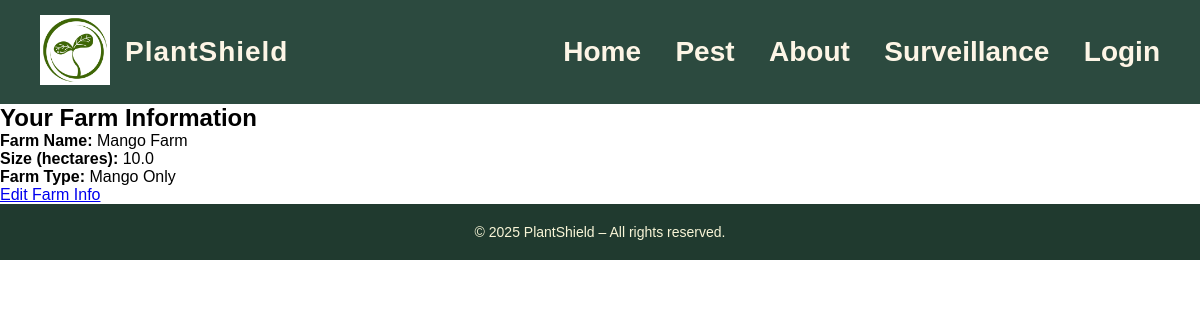
The page /farm/ (signed in) on the database its author committed.
### pest_web/models.py (models this page shows, shortened)
class Farm(models.Model):
    grower = models.OneToOneField(User, on_delete=models.CASCADE)
    farm_name = models.CharField(max_length=200)
    size_in_hectares = models.FloatField()
    farm_type = models.CharField(max_length=200)

### pest_web/views.py (the view)
# urls.py: path('farm/', views.farm_profile, name='pests/farm_profile'),
@login_required
def farm_profile(request):
    farm = get_object_or_404(Farm, grower=request.user)
    return render(request, 'pests/farm_profile.html', {'farm': farm})

### pest_web/templates/pests/farm_profile.html
{% extends "pests/base.html" %}
{% block content %}
<h2>Your Farm Information</h2>
<p><strong>Farm Name:</strong> {{ farm.farm_name }}</p>
<p><strong>Size (hectares):</strong> {{ farm.size_in_hectares }}</p>
<p><strong>Farm Type:</strong> {{ farm.farm_type }}</p>
<a href="{% url 'edit_farm' %}">Edit Farm Info</a>
{% endblock %}

### pest_web/static/css/style.css (style rules this page uses)
* { margin: 0; padding: 0; }
body { font-family: Arial, Helvetica, sans-serif; }

### rows shown on the page
Farm: farm_name "Mango Farm", size_in_hectares "10.0", farm_type "Mango Only"
